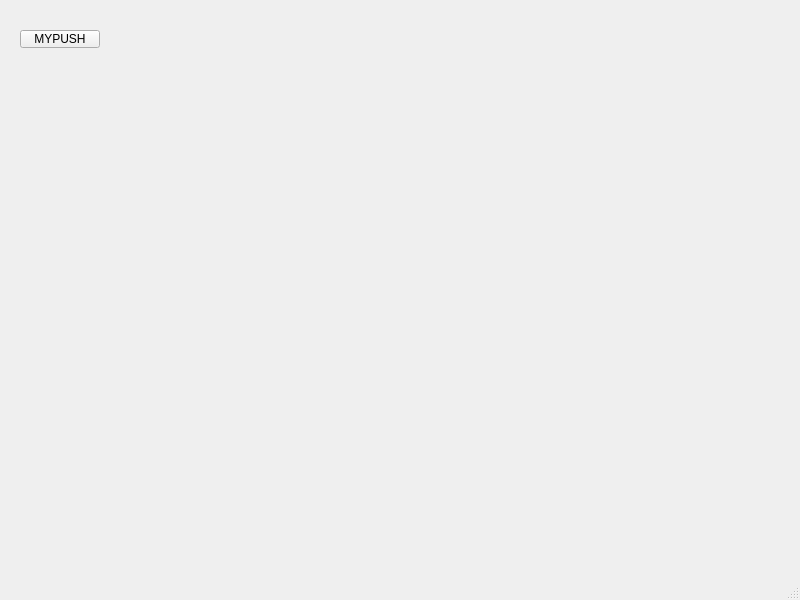
<?xml version="1.0" encoding="UTF-8"?>
<ui version="4.0">
 <class>MainWindow</class>
 <widget class="QMainWindow" name="MainWindow">
  <property name="geometry">
   <rect>
    <x>0</x>
    <y>0</y>
    <width>800</width>
    <height>600</height>
   </rect>
  </property>
  <property name="windowTitle">
   <string>MainWindow</string>
  </property>
  <widget class="QWidget" name="centralwidget">
   <widget class="QPushButton" name="MYPUSH">
    <property name="geometry">
     <rect>
      <x>20</x>
      <y>30</y>
      <width>80</width>
      <height>18</height>
     </rect>
    </property>
    <property name="text">
     <string>MYPUSH</string>
    </property>
   </widget>
  </widget>
  <widget class="QMenuBar" name="menubar">
   <property name="geometry">
    <rect>
     <x>0</x>
     <y>0</y>
     <width>800</width>
     <height>17</height>
    </rect>
   </property>
  </widget>
  <widget class="QStatusBar" name="statusbar"/>
 </widget>
 <resources/>
 <connections/>
</ui>
